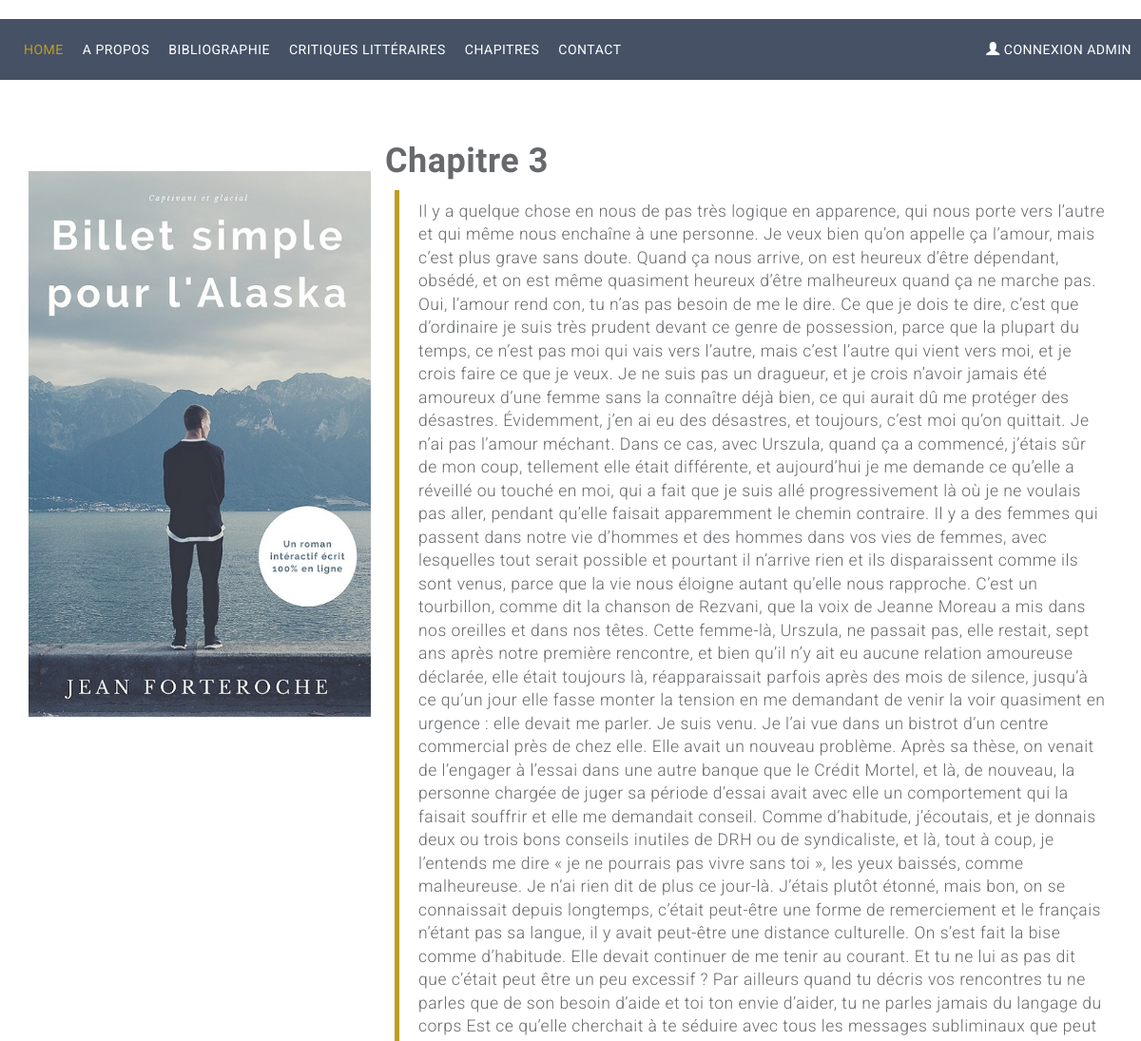
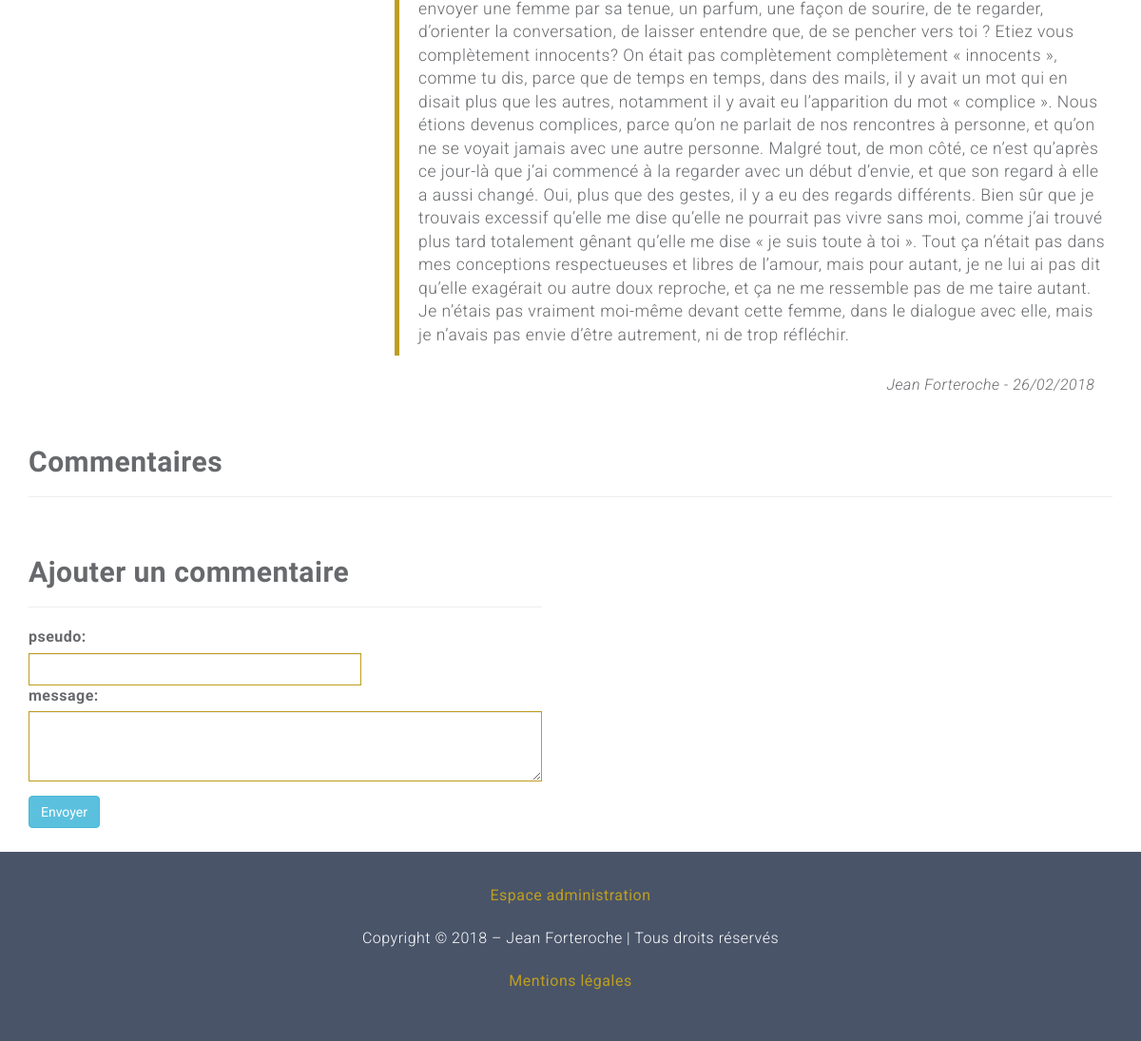
/index.php?action=postView&id=18, run on the app's committed database (2 pictures, top to bottom).
### tables this page shows
CREATE TABLE IF NOT EXISTS `posts` (
  `id` int(11) NOT NULL AUTO_INCREMENT,
  `title` varchar(255) NOT NULL,
  `content` text NOT NULL,
  `datePost` datetime NOT NULL,
  `image` varchar(800) NOT NULL,
  PRIMARY KEY (`id`)
);

### src/controler/frontend/FrontendController.php (called while the page is built, shortened)
<?php
require_once('src/model/PostManager.php');
class frontendController
{
	 public function postView()
	{
		$postManager = new PostManager();
		$post = $postManager->getPost($_GET['id']);
		require('src/view/frontend/postView.php');
	}
}

### src/model/PostManager.php (called while the page is built, shortened)
<?php
class PostManager extends Manager
{
    public function getPost($id)
    {
    	$db = $this->dbConnect();
        $req = $db->prepare('SELECT id, title, content, DATE_FORMAT(datePost, \'%d/%m/%Y\') AS datePost_fr FROM posts WHERE id = ?');
        $req->execute(array($id));
        $post = $req->fetch();
        return $post;
	}
}

### src/view/frontend/postView.php (the view, shortened to what this page needs)
<?php require('./src/view/nav_chapitre.php'); ?>
<section id="chapitre_page">
    <div class="container">
        <div class="post">
            <div class="row">
                <div class="col-lg-4 illustration">
                    <img class="img-responsive" src="public/img/couverture.png" alt="couverture_livre"></div>
                <h1>
                    <?= htmlspecialchars($post['title'])?>
                </h1>
                <div class="article_post">
                    <blockquote class="recit">
                        <p>
                            <?= htmlspecialchars($post['content'])?>
                        </p>
                    </blockquote>
                    <ul class=" col-lg-offset-9">
                        <li><em>Jean Forteroche - <?= $post['datePost_fr']?></em></li>
                    </ul>
                </div>
            </div>
            <br>
            <div class="comments">
                <h2><strong>Commentaires</strong></h2>
                <hr>
            </div>
            <form action="index.php?action=addCommentView&amp;id=<?= $post['id'] ?>" method="post" class="add_comment">
                <div class="row">
                    <div class="col-lg-12">
                        <br>
                        <div class="form">
                            <h2>Ajouter un commentaire</h2>
                            <hr>
                            <div class="form-group">
                                <div class="row">
                                    <div class="col-lg-8">
                                        <label for="pseudo">pseudo: </label>
                                        <input id="pseudo" type="text" name="pseudo" class="form-control" ;>
                                    </div>
                                </div>
                                <div class="row">
                                    <div class="col-lg-12">
                                        <label for="content">message: </label>
                                        <textarea id="content" type="text" name="content" rows="3" class="form-control" ;></textarea>
                                    </div>
                                </div>
                            </div>
                            <button class="btn btn-info" type="submit">Envoyer</button>
                        </div>
                    </div>
                </div>
            </form>
        </div>
    </div>
</section>
<?php require('./src/view/footer.php'); ?>
<?php $content = ob_get_clean(); ?>
<?php require('./src/view/template.php'); ?>

### index.php (shortened to what this page needs)
<?php
require('src/controler/frontend/FrontendController.php');
try {
	if (isset($_GET['action'])) {
		if ($_GET['action'] == 'pageAccueil') {
			$frontendController = new FrontendController();
			$frontendController->pageAccueil();
		}
		elseif ($_GET['action'] == 'postView' ) {
			if (isset($_GET['id']) && $_GET['id'] > 0 && !isset($_GET['report'])) {
				$frontendController = new FrontendController();
				$frontendController->postview();
			}
			elseif (isset($_GET['id']) && $_GET['id'] > 0 && isset($_GET['report']) && $_GET['report'] = true ) {
				$frontendController = new FrontendController();
				$frontendController->postviewReport();
			}
			else {
				throw new Exception('L\'id du billet est invalide');
			}
        }
		elseif ($_GET['action'] == 'loginView' ) {
			$frontendController = new FrontendController();
			$frontendController->loginView();
		}
		elseif ($_GET['action'] == 'legalNoticeView' ) {
			$frontendController = new FrontendController();
			$frontendController->legalNoticeView();
		}
		elseif ($_GET['action'] == 'listPostsAdmin') {
			$backendController = new BackendController();
			$backendController->listPostsAdmin();
		}
		elseif ($_GET['action'] == 'listCommentsAdmin') {
			$backendController = new BackendController();
			$backendController->listCommentsAdmin();
        }
		elseif ($_GET['action'] == 'newPostAdmin') {
			$backendController = new Backendcontroller();
			$backendController->newPostAdmin();
		}
	}
	else {
		$frontendController = new FrontendController();
			$frontendController->pageAccueil();
	}
}
catch (Exception $e) {
    echo 'Erreur : ' . $e->getMessage();
}

### src/view/nav_chapitre.php (shortened to what this page needs)
<nav class="navbar navbar-default navbar-fixed-top ">
    <div class="container-fluid bg_nav">
        <div class="collapse navbar-collapse" id="myNavbar">
            <ul class="nav navbar-nav navbar-center">
                <li class="active"><a href="index.php?action=pageAccueil#main-header">Home</a></li>
                <li class=""><a href="index.php?action=pageAccueil#apropos">A propos</a></li>
                <li class=""><a href="index.php?action=pageAccueil#bibliographie">Bibliographie</a></li>
                <li class=""><a href="index.php?action=pageAccueil#testimonial">Critiques littéraires</a></li>
                <li class=""><a href="index.php?action=pageAccueil#blog">Chapitres</a></li>
                <li class=""><a href="index.php?action=pageAccueil#contact">Contact</a></li>
            </ul>
            <ul class="nav navbar-nav navbar-right">
                <li><a href="index.php?action=loginView"><span class="glyphicon glyphicon-user"></span> Connexion admin</a></li>
            </ul>
        </div>
    </div>
</nav>

### src/view/footer.php
<footer>
    <div class="container-fluid footer">
       <div class="row">
        <div class="col-lg-12" id="footer">
                <ul class="list-unstyled">
                    <a href="index.php?action=loginView">
                        <li>Espace administration</li>
                    </a><br/>
                    <li class="footer-text">Copyright © 2018 – Jean Forteroche | Tous droits réservés</li><br/>
                    <a href="index.php?action=legalNoticeView">
                        <li>Mentions légales</li>
                    </a><br/>
                </ul>
            </div>
            </div>
        </div>
</footer>

### src/view/template.php (shortened to what this page needs)
<!DOCTYPE html>
<html>
<head>
    <link rel="stylesheet" type="text/css" href="public/css/jquery.bxslider.css">
    <link rel="stylesheet" type="text/css" href="public/css/font-awesome.min.css">
    <link rel="stylesheet" type="text/css" href="public/css/bootstrap.min.css">
    <link rel="stylesheet" type="text/css" href="public/css/animate.css">
    <link rel="stylesheet" type="text/css" href="public/css/style.css">
</head>
<body>
	<?= $content ?>
</body>
</html>

### public/css/style.css (style rules this page uses)
body { line-height: 1.4; font-family: 'Roboto', sans-serif; color: #67696c; font-size: 16px; font-weight: 300; letter-spacing: 0.5px; overflow-x: hidden; }
ol, ul { list-style: none; }
blockquote, q { quotes: none; }
blockquote:before, blockquote:after, q:before, q:after { content: ''; content: none; }
h1, h2, h3, h4, h5, h6 { font-family: 'Raleway', sans-serif; font-weight: 600; }
.navbar-default { background-color: transparent; border: 0px; padding: 20px 0; transition: all 0.3s; }
.navbar-default .navbar-nav > li > a { padding: 5px 10px; font-size: 14px; line-height: 54px; font-weight: 400; text-transform: uppercase; background: transparent; color: #fff; -webkit-transition: color 0.2s ease-out; transition: color 0.2s ease-out; }
.navbar-default .navbar-nav > .active > a, .navbar-default .navbar-nav > .active > a:focus, .navbar-default .navbar-nav > .active > a:hover { color: #be9e21; background-color: transparent; }
.form-control { background-color: transparent; border-radius: 0px; color: #be9e21 !important; border-color: #be9e21; }
#footer { padding: 20px 0px; text-align: center; }
#footer a { color: #be9e21; font-weight: 400; }
.footer { background-color:#495469; margin-top: 25px; padding-top: 15px; }
.footer-text { color: white; text-align: center; }
.form { width: 540px; }
.bg_nav { background-color: #465166; }
#chapitre_page { margin-top: 130px; }
.recit { border-left-color:#be9e21; margin-left: 400px; }
.illustration { margin-top: 50px; }

### data on the page
posts: title "Chapitre 3", content "Il y a quelque chose en nous de pas très logique en apparence, qui nous porte vers l’autre et qui même nous enchaîne à une personne. Je veux bien qu’on appelle ça l’amour, mais c’est plus grave sans doute. Quand ça nous arrive, on est heureux d’être dépendant, obsédé, et on est même quasiment heureux d’être malheureux quand ça ne marche pas. Oui, l’amour rend con, tu n’as pas besoin de me le dire. Ce que je dois te dire, c’est que d’ordinaire je suis très prudent devant ce genre de possession, parce que la plupart du temps, ce n’est pas moi qui vais vers l’autre, mais c’est l’autre qui vient vers moi, et je crois faire ce que je veux. Je ne suis pas un dragueur, et je crois n’avoir jamais…"

### other printed values
$post['datePost_fr'] "26/02/2018"
